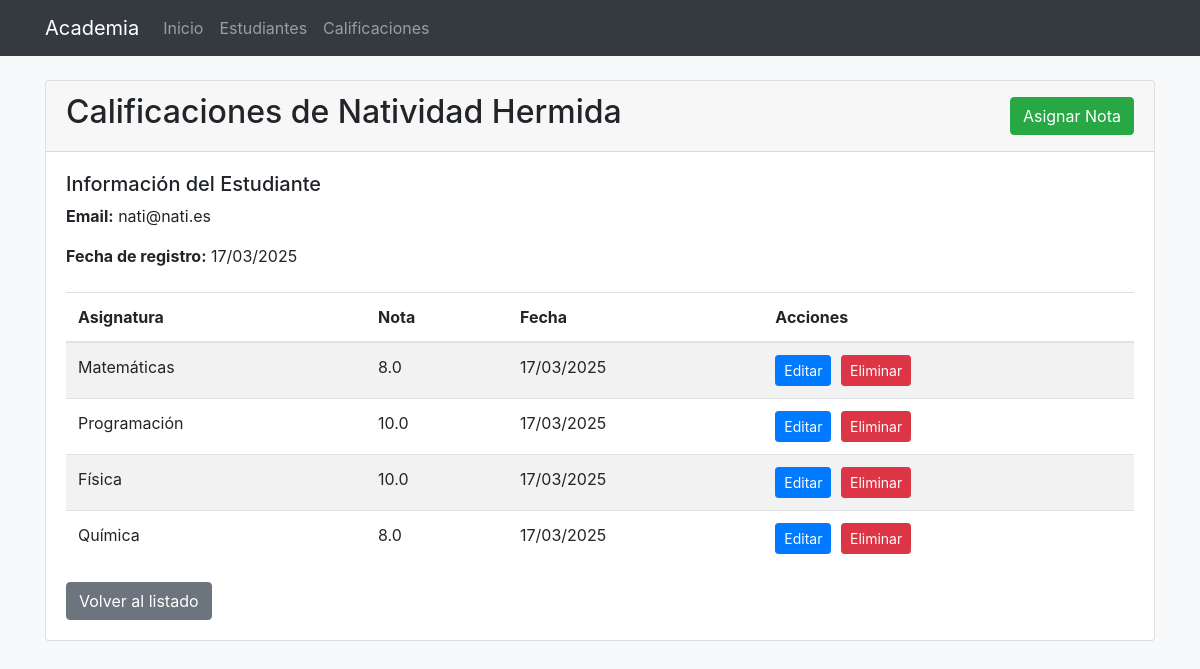
Before: /estudiantes/1/calificaciones with the older database file.
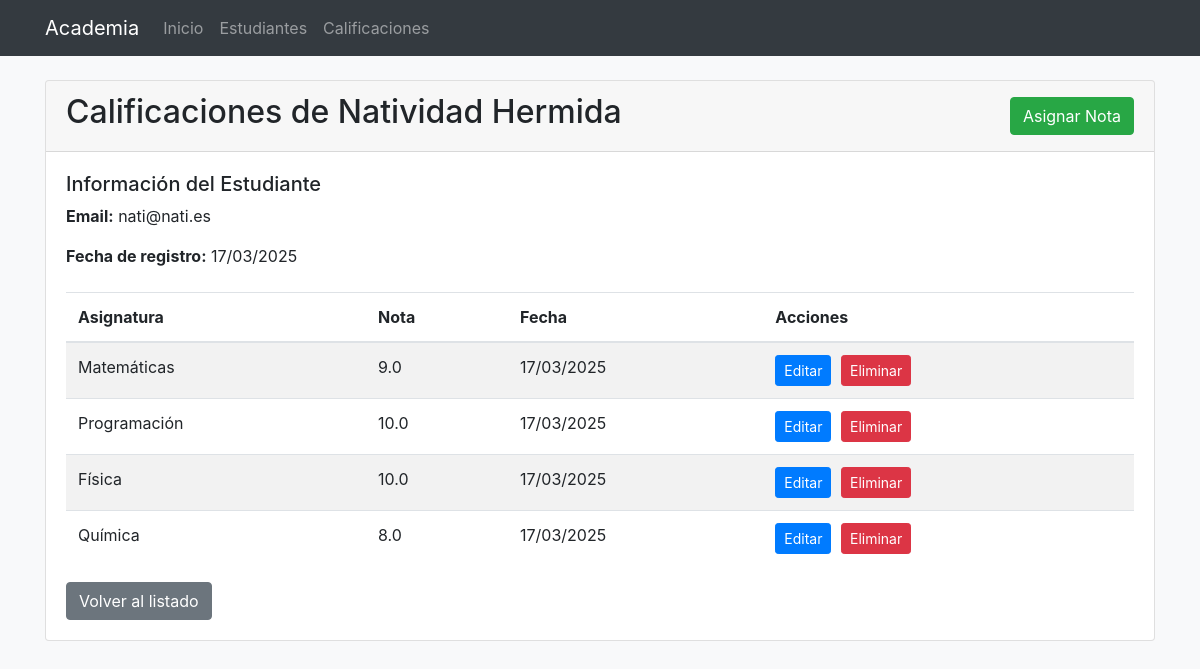
After: the same page with the newer database file.
### models/__init__.py (models this page shows, shortened)
class Calificacion(db.Model):
    id = db.Column(db.Integer, primary_key=True)
    nota = db.Column(db.Float, nullable=False)
    fecha = db.Column(db.DateTime, default=datetime.utcnow)
    estudiante_id = db.Column(db.Integer, db.ForeignKey('estudiante.id'), nullable=False)
    asignatura_id = db.Column(db.Integer, db.ForeignKey('asignatura.id'), nullable=False)

class Asignatura(db.Model):
    id = db.Column(db.Integer, primary_key=True)
    nombre = db.Column(db.String(100), nullable=False, unique=True)
    descripcion = db.Column(db.Text)
    calificaciones = db.relationship('Calificacion', backref='asignatura', lazy=True)

### app.py (the view)
@app.route('/estudiantes/<int:id>/calificaciones')
def ver_calificaciones_estudiante(id):
    estudiante = Estudiante.query.get_or_404(id)
    calificaciones = Calificacion.query.filter_by(estudiante_id=id).all()
    return render_template('calificaciones_estudiante.html', estudiante=estudiante, calificaciones=calificaciones)

### templates/calificaciones_estudiante.html (shortened to what this page needs)
{% extends 'base.html' %}
{% block content %}
<div class="card">
    <div class="card-header d-flex justify-content-between align-items-center">
        <h2>Calificaciones de {{ estudiante.nombre }} {{ estudiante.apellidos }}</h2>
        <a href="{{ url_for('nueva_calificacion') }}" class="btn btn-success">Asignar Nota</a>
    </div>
    <div class="card-body">
        <div class="mb-4">
            <h5>Información del Estudiante</h5>
            <p><strong>Email:</strong> {{ estudiante.email }}</p>
            <p><strong>Fecha de registro:</strong> {{ estudiante.fecha_registro.strftime('%d/%m/%Y') }}</p>
        </div>
        {% if calificaciones %}
            <table class="table table-striped table-hover">
                <thead>
                    <tr>
                        <th>Asignatura</th>
                        <th>Nota</th>
                        <th>Fecha</th>
                        <th>Acciones</th>
                    </tr>
                </thead>
                <tbody>
                    {% for calif in calificaciones %}
                    <tr>
                        <td>{{ calif.asignatura.nombre }}</td>
                        <td>{{ calif.nota }}</td>
                        <td>{{ calif.fecha.strftime('%d/%m/%Y') }}</td>
                        <td>
                            <a href="{{ url_for('editar_calificacion', id=calif.id) }}" class="btn btn-sm btn-primary btn-margin">Editar</a>
                            <a href="{{ url_for('eliminar_calificacion', id=calif.id) }}" class="btn btn-sm btn-danger btn-delete">Eliminar</a>
                        </td>
                    </tr>
                    {% endfor %}
                </tbody>
            </table>
        {% else %}
            <div class="alert alert-info">
                Este estudiante no tiene calificaciones registradas.
            </div>
        {% endif %}
        <div class="mt-3">
            <a href="{{ url_for('listar_estudiantes') }}" class="btn btn-secondary">Volver al listado</a>
        </div>
    </div>
</div>
{% endblock %}

Changed rows visible on the page:
changed Calificacion "Matemáticas": nota "8.0" → "9.0"
